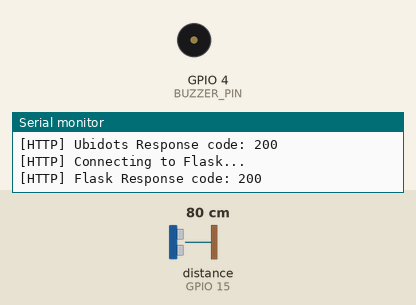
This sketch was run on a simulated ESP32. On the bench: buzzer (waves = sounding, pin HIGH), the last lines printed to the serial monitor. Wiring (inferred from the names in the program): ultrasonic range finder: trigger GPIO 2; echo GPIO 15. Inputs (shaded band) come from the test bench; at power-on: distance to the obstacle (sensor on GPIO 15) 80 cm. The echo pulse lasts 58.3 µs per cm; WiFi joins after 1.5 s; servers stay silent unless stated; uploads are accepted with an empty reply; pins used as bus, display or sensor lines are not drawn.

Above: at 2.7 s.
2.8 s: distance to the obstacle (sensor on GPIO 15) set to 17 cm
7.8 s: distance to the obstacle (sensor on GPIO 15) set to 13 cm
At 9.0 s:
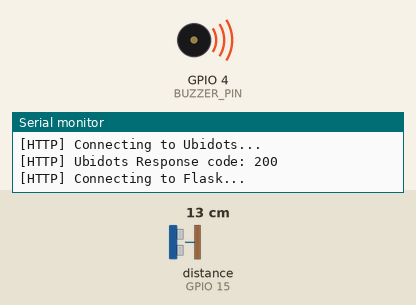
11.0 s: distance to the obstacle (sensor on GPIO 15) set to 18 cm
At 12.1 s:
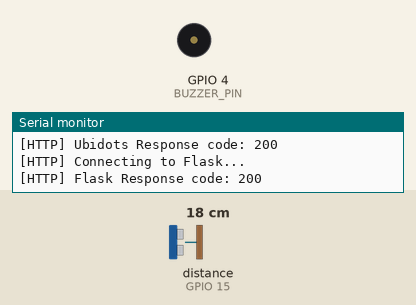
14.2 s: distance to the obstacle (sensor on GPIO 15) set to 2 cm
At 17.1 s:
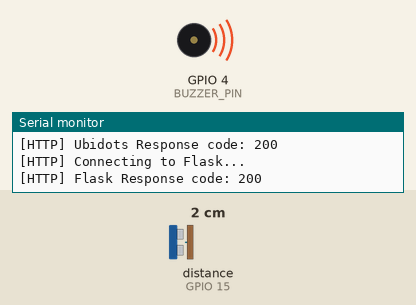
Timing chart, 0 to 18.4 s (numbered marks = the images above; inputs shaded):
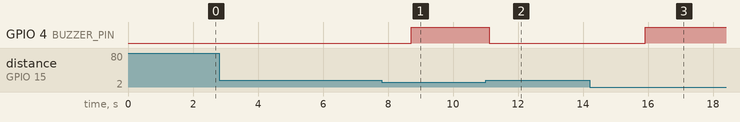

The sketch:

IOT.ino
```cpp
#include <WiFi.h>
#include <HTTPClient.h>
#include <WiFiClientSecure.h>  // untuk HTTPS (Ubidots)

// Pin sensor & buzzer
#define TRIG_PIN 2
#define ECHO_PIN 15
#define BUZZER_PIN 4

// WiFi credentials
const char* ssid = "awok awok";
const char* password = "[yntkts]";

// Ubidots config
const char* token = "BBUS-P4twvDDkjPFuAZVSnnzuwAU4XxP0E4";
const char* device_label = "esp32";
const char* variable_label = "ultrasonik";

// Flask config
const char* flask_host = "http://192.168.110.151:5000"; // Ganti dengan IP server Flask kamu

// Fungsi hitung jarak
float getDistance() {
  digitalWrite(TRIG_PIN, LOW);
  delayMicroseconds(2);
  digitalWrite(TRIG_PIN, HIGH);
  delayMicroseconds(10);
  digitalWrite(TRIG_PIN, LOW);

  long duration = pulseIn(ECHO_PIN, HIGH);
  return duration * 0.034 / 2;
}

// Kirim ke Ubidots
void sendToUbidots(float distance) {
  WiFiClientSecure client;
  client.setInsecure(); // Abaikan SSL (untuk testing)

  HTTPClient https;
  String url = String("https://industrial.api.ubidots.com/api/v1.6/devices/") + device_label;

  Serial.println("[HTTP] Connecting to Ubidots...");
  if (https.begin(client, url)) {
    https.addHeader("Content-Type", "application/json");
    https.addHeader("X-Auth-Token", token);

    String payload = "{\"" + String(variable_label) + "\":" + String(distance) + "}";
    int httpCode = https.POST(payload);

    if (httpCode > 0) {
      Serial.print("[HTTP] Ubidots Response code: ");
      Serial.println(httpCode);
    } else {
      Serial.print("[HTTP] Ubidots POST failed: ");
      Serial.println(https.errorToString(httpCode).c_str());
    }

    https.end();
  } else {
    Serial.println("[HTTP] Unable to connect to Ubidots");
  }
}

// Kirim ke Flask lokal
void sendToFlask(float distance) {
  HTTPClient http;
  String url = String(flask_host) + "/receive"; // endpoint Flask

  Serial.println("[HTTP] Connecting to Flask...");
  if (http.begin(url)) {
    http.addHeader("Content-Type", "application/json");

    String payload = "{\"distance\":" + String(distance) + "}";
    int httpCode = http.POST(payload);

    if (httpCode > 0) {
      Serial.print("[HTTP] Flask Response code: ");
      Serial.println(httpCode);
    } else {
      Serial.print("[HTTP] Flask POST failed: ");
      Serial.println(http.errorToString(httpCode).c_str());
    }

    http.end();
  } else {
    Serial.println("[HTTP] Unable to connect to Flask");
  }
}

// Setup awal
void setup() {
  Serial.begin(115200);
  pinMode(TRIG_PIN, OUTPUT);
  pinMode(ECHO_PIN, INPUT);
  pinMode(BUZZER_PIN, OUTPUT);
  digitalWrite(BUZZER_PIN, LOW);

  WiFi.begin(ssid, password);
  Serial.print("Connecting to WiFi");

  int retries = 0;
  while (WiFi.status() != WL_CONNECTED && retries < 20) {
    delay(500);
    Serial.print(".");
    retries++;
  }

  if (WiFi.status() == WL_CONNECTED) {
    Serial.println("\nWiFi connected!");
    Serial.print("IP Address: ");
    Serial.println(WiFi.localIP());
  } else {
    Serial.println("\nGagal konek WiFi!");
    Serial.print("WiFi status: ");
    Serial.println(WiFi.status());
  }
}

// Loop utama
void loop() {
  float distance = getDistance();
  Serial.print("Distance: ");
  Serial.print(distance);
  Serial.println(" cm");

  // Zona berdasarkan jarak
  if (distance <= 15) {
    Serial.println("Status: BAHAYA!");
    digitalWrite(BUZZER_PIN, HIGH);
  } else if (distance <= 30) {
    Serial.println("Status: SEDANG");
    digitalWrite(BUZZER_PIN, LOW);
  } else {
    Serial.println("Status: AMAN");
    digitalWrite(BUZZER_PIN, LOW);
  }

  sendToUbidots(distance);
  sendToFlask(distance);

  delay(2000); // jeda antar pengiriman data
}
```

Measured:
- the behaviour switches between 16 and 15 cm on distance to the obstacle (sensor on GPIO 15) (found by bisection; images 0 and 1)
- after the input at 7.8 s, GPIO 4 (BUZZER_PIN): LOW → HIGH after 0.92 s
- after the input at 11.0 s, GPIO 4 (BUZZER_PIN): HIGH → LOW after 0.12 s
- after the input at 14.2 s, GPIO 4 (BUZZER_PIN): LOW → HIGH after 1.7 s
